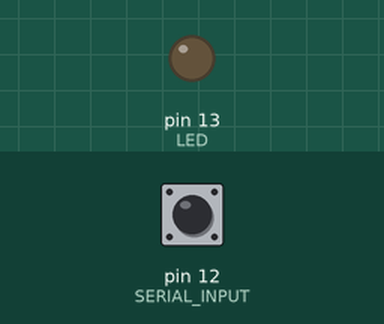
A sketch run on a simulated Arduino Uno, built with avr-gcc and run on an emulated ATmega328P. Parts: output pins drawn as LEDs (lit = HIGH). Dashed ring = blinking. The inputs (shaded band) are chosen by the test bench; at power-on: pin 12 (SERIAL_INPUT) LOW. What the sketch prints to the serial monitor is not drawn.

Above: at 1.2 s.
1.3 s: pin 12 (SERIAL_INPUT) driven HIGH
At 2.1 s:
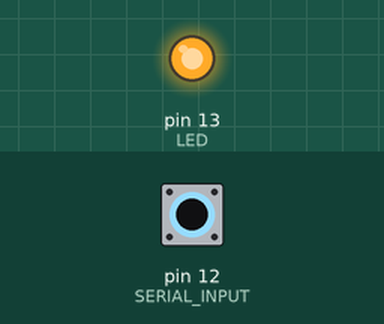
2.8 s: pin 12 (SERIAL_INPUT) driven LOW
At 3.4 s:
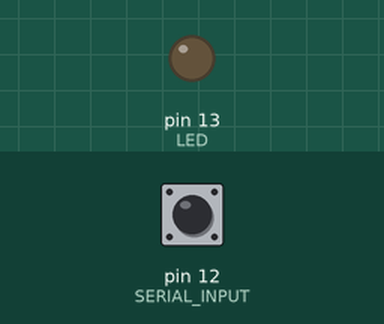
5.8 s: pin 12 (SERIAL_INPUT) pulsed HIGH 5 times (0.12 s each, 0.3 s apart)
At 5.86 s:
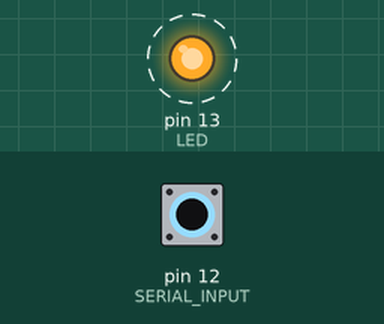
Timing chart, 0 to 8.8 s (numbered marks = the images above; inputs shaded):
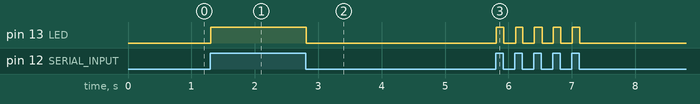

Measured:
- after the input at 1.3 s, pin 13 (LED): LOW → HIGH at once
- after the input at 2.8 s, pin 13 (LED): HIGH → LOW at once
- after the input at 5.8 s, pin 13 (LED): alternates HIGH for 0.12 s and LOW for 0.18 s, 10 changes in all, then stays LOW, starting at once

The sketch:

lab1_receiver.ino
```cpp
//THIS IS THE RECEIVER CODE
//Christopher McCorkmick
//Kyle Johnson
//Tayler Wilson
//Derek Rafferty


void setup()
{
  Serial.begin(9600);     //Boud Rate
  pinMode(12, INPUT);     //SERIAL INPUT
  pinMode(13, OUTPUT);    //LED
}

void loop()
{
  if(digitalRead(12) == HIGH)
  {
    Serial.println("HIGH");       //if byte is 1, write high
    digitalWrite(13, HIGH);       //pin13 is the LED pin
  }

  if (digitalRead(12) == LOW)
  {
    Serial.println("LOW");    // if byte is 0, write low
    digitalWrite(13, LOW);
  }
}
```
